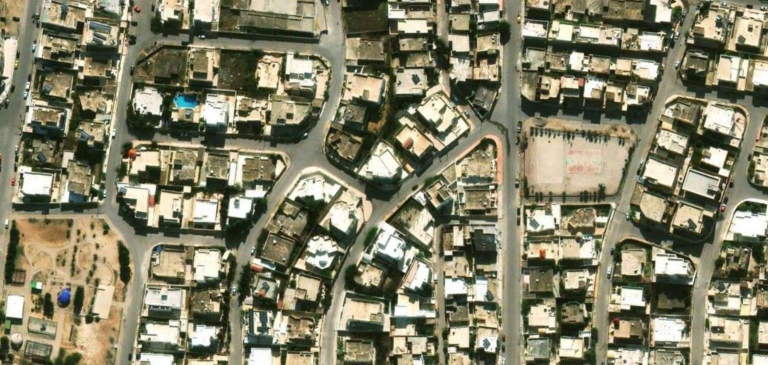
#> input picture datasets/08-images/real_frame.jpg, 1536 x 730 px (shown at 1/2 size)
$ python explore.py ../../../datasets/08-images/real_frame.jpg
#> lines starting #> are read from the running program, lines starting #| are printed output that depends on the picture
# Opens a real aerial photo and shows that it is just a big table of numbers.
#     python3 explore.py                 (or: python3 explore.py another_picture.jpeg)
import sys

import cv2
import numpy as np

path = sys.argv[1] if len(sys.argv) > 1 else "/data/navera_data/camera_pkg/camera_pkg/data/day/frame_0005.jpeg"
img = cv2.imread(path)                       # BGR colour picture, as a numpy array
#> img is the input picture: shape (730, 1536, 3); mean B, G, R 103.7, 128.8, 131.4
if img is None:
    raise SystemExit(f"cannot read {path}")

print("file      :", path)
print("type      :", type(img).__name__, "of", img.dtype)
#| type      : ndarray of uint8
print("shape     :", img.shape, "-> height (rows), width (columns), channels (blue, green, red)")
#| shape     : (730, 1536, 3) -> height (rows), width (columns), channels (blue, green, red)
print("numbers   :", img.size, "values in total")
#| numbers   : 3363840 values in total
print("top-left pixel img[0, 0] =", img[0, 0], " (blue, green, red)")
#| top-left pixel img[0, 0] = [20 65 78]  (blue, green, red)
y, x = img.shape[0] // 2, img.shape[1] // 2
#> y = 365; x = 768
print(f"centre pixel img[{y}, {x}] =", img[y, x])
#| centre pixel img[365, 768] = [35 46 30]
for i, name in enumerate(("blue", "green", "red")):
    ch = img[:, :, i]
    print(f"{name:>5} channel: min {ch.min():3d}  max {ch.max():3d}  mean {ch.mean():6.1f}")
#> this loop made 3 passes
#|  blue channel: min   0  max 255  mean  103.7
#| green channel: min   3  max 255  mean  128.8
#|   red channel: min   0  max 255  mean  131.4
#> pass 1, `ch = img[:, :, i]`:
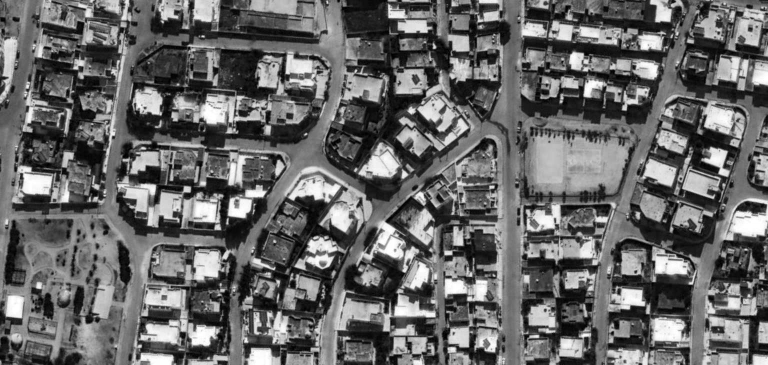
#> ch: shape (730, 1536) (shown at 1/2 size); min 0, max 255, mean 103.7
#> pass 2, `ch = img[:, :, i]`:
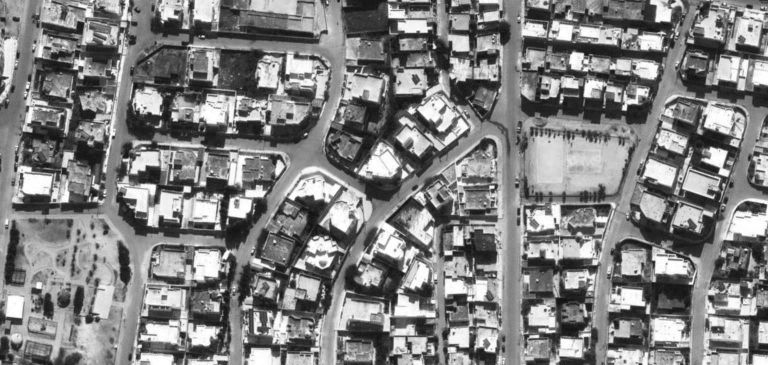
#> ch: shape (730, 1536) (shown at 1/2 size); min 3, max 255, mean 128.8
#> pass 3, `ch = img[:, :, i]`:
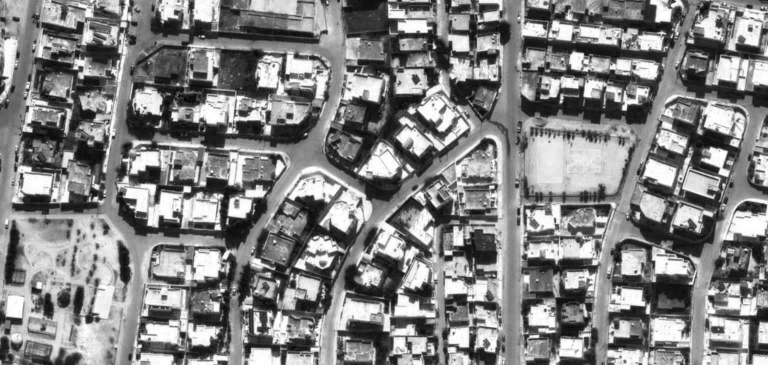
#> ch: shape (730, 1536) (shown at 1/2 size); min 0, max 255, mean 131.4

grey = cv2.cvtColor(img, cv2.COLOR_BGR2GRAY)
print("\nThe 8 x 8 grey pixels in the very centre (0 = black, 255 = white):")
block = grey[y - 4:y + 4, x - 4:x + 4]
for row in block:
    print("  " + " ".join(f"{v:3d}" for v in row))
#> this loop made 8 passes
#> row on passes 1 to 8: [41, 39, 44, 49, 47, 46, 45, 43], [41, 38, 39, 42, 45, 44, 42, 41], [43, 39, 38, 38, 42, 41, 40, 39], [46, 42, 39, 37, 41, 40, 39, 38], [45, 44, 41, 39, 40, 39, 39, 39], [42, 43, 42, 40, 40, 40, 39, 39], [39, 42, 41, 40, 41, 40, 40, 40], [34, 39, 42, 42, 32, 35, 39, 44]
#|    41  39  44  49  47  46  45  43
#|    41  38  39  42  45  44  42  41
#|    43  39  38  38  42  41  40  39
#|    46  42  39  37  41  40  39  38
#|    45  44  41  39  40  39  39  39
#|    42  43  42  40  40  40  39  39
#|    39  42  41  40  41  40  40  40
#|    34  39  42  42  32  35  39  44

zoom = cv2.resize(img[y - 4:y + 4, x - 4:x + 4], (256, 256), interpolation=cv2.INTER_NEAREST)
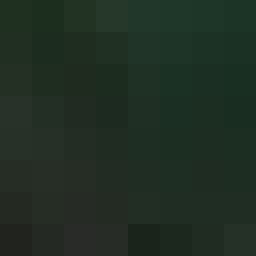
#> zoom: shape (256, 256, 3); mean B, G, R 35.4, 46.2, 32.2
cv2.imwrite("centre_8x8_zoomed.png", zoom)
cv2.imwrite("frame.png", img)
print("\nSaved frame.png (the photo) and centre_8x8_zoomed.png (those 64 pixels, each drawn 32 x 32).")

$ run again, on datasets/18-calibration/views/f0022.jpg
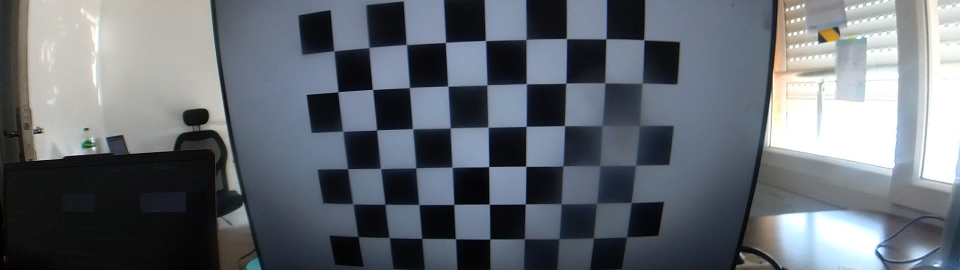
#> input picture datasets/18-calibration/views/f0022.jpg, 1920 x 540 px (shown at 1/2 size)
#> img is the input picture: shape (540, 1920, 3); mean B, G, R 113.8, 106.3, 100.3
#| type      : ndarray of uint8
#| shape     : (540, 1920, 3) -> height (rows), width (columns), channels (blue, green, red)
#| numbers   : 3110400 values in total
#| top-left pixel img[0, 0] = [52 54 55]  (blue, green, red)
#| centre pixel img[270, 960] = [181 159 141]
#> the loop `for i, name in enumerate(("blue", "green", "red")):` made 3 passes
#|  blue channel: min   0  max 255  mean  113.8
#| green channel: min   0  max 255  mean  106.3
#|   red channel: min   0  max 255  mean  100.3
#> pass 3, `ch = img[:, :, i]`:
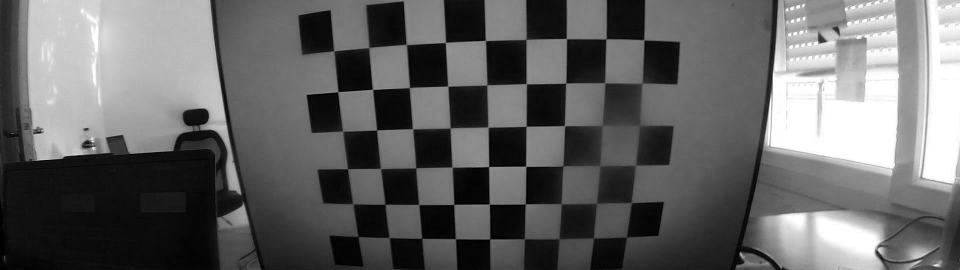
#> ch: shape (540, 1920) (shown at 1/2 size); min 0, max 255, mean 100.3
#> the loop `for row in block:` made 8 passes
#> row on passes 1 to 8: [152, 151, 151, 151, 150, 151, 151, 152], [153, 153, 153, 153, 150, 150, 151, 151], [154, 154, 154, 154, 151, 151, 151, 151], [154, 153, 153, 153, 153, 153, 153, 152], [154, 154, 153, 153, 156, 155, 154, 153], [154, 154, 155, 155, 157, 156, 154, 152], [156, 155, 155, 155, 154, 154, 154, 153], [156, 155, 155, 154, 155, 155, 154, 154]
#> (printed output is left out)
#> `zoom = cv2.resize(img[y - 4:y + 4, x - 4:x + 4], (256, 256), interpola..`:
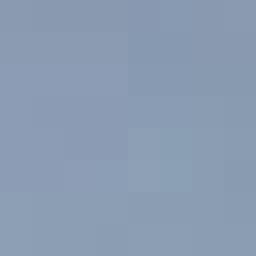
#> zoom: shape (256, 256, 3); mean B, G, R 179, 155.9, 138.7

$ run again, on datasets/18-calibration/views/f0044.jpg
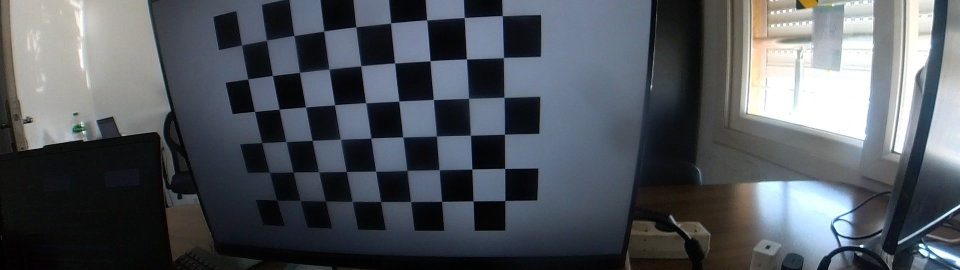
#> input picture datasets/18-calibration/views/f0044.jpg, 1920 x 540 px (shown at 1/2 size)
#> img is the input picture: shape (540, 1920, 3); mean B, G, R 92.5, 86.4, 81.3
#| type      : ndarray of uint8
#| shape     : (540, 1920, 3) -> height (rows), width (columns), channels (blue, green, red)
#| numbers   : 3110400 values in total
#| top-left pixel img[0, 0] = [40 57 66]  (blue, green, red)
#| centre pixel img[270, 960] = [114  98  86]
#> the loop `for i, name in enumerate(("blue", "green", "red")):` made 3 passes
#|  blue channel: min   0  max 255  mean   92.5
#| green channel: min   0  max 255  mean   86.4
#|   red channel: min   0  max 255  mean   81.3
#> pass 3, `ch = img[:, :, i]`:
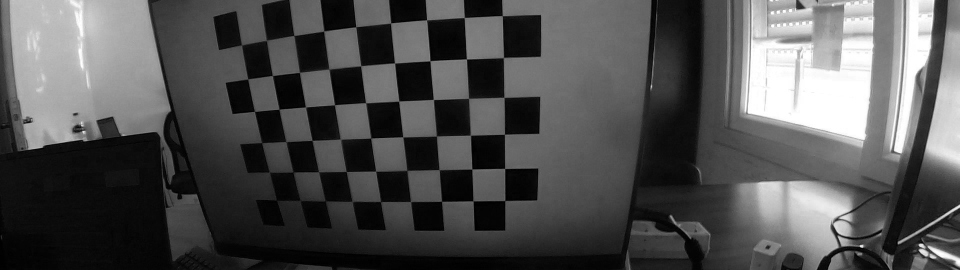
#> ch: shape (540, 1920) (shown at 1/2 size); min 0, max 255, mean 81.3
#> the loop `for row in block:` made 8 passes
#> row on passes 1 to 8: [119, 119, 118, 118, 115, 116, 116, 117], [117, 119, 117, 115, 115, 116, 118, 119], [116, 117, 117, 117, 113, 114, 115, 115], [115, 112, 113, 116, 118, 118, 118, 118], [105, 101, 100, 101, 96, 96, 96, 94], [36, 35, 32, 30, 30, 30, 29, 27], [14, 16, 18, 20, 11, 12, 12, 13], [14, 13, 14, 16, 21, 21, 22, 22]
#> (printed output is left out)
#> `zoom = cv2.resize(img[y - 4:y + 4, x - 4:x + 4], (256, 256), interpola..`:
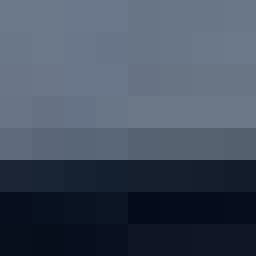
#> zoom: shape (256, 256, 3); mean B, G, R 96.4, 79.9, 69.1
